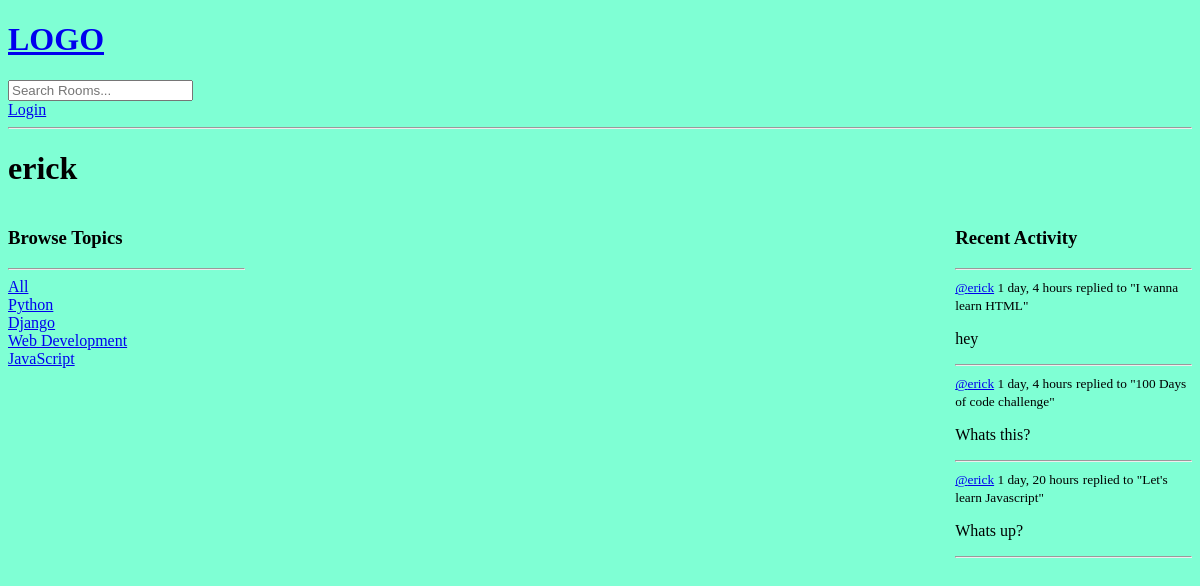
Before: /profile/3/ with the older database file.
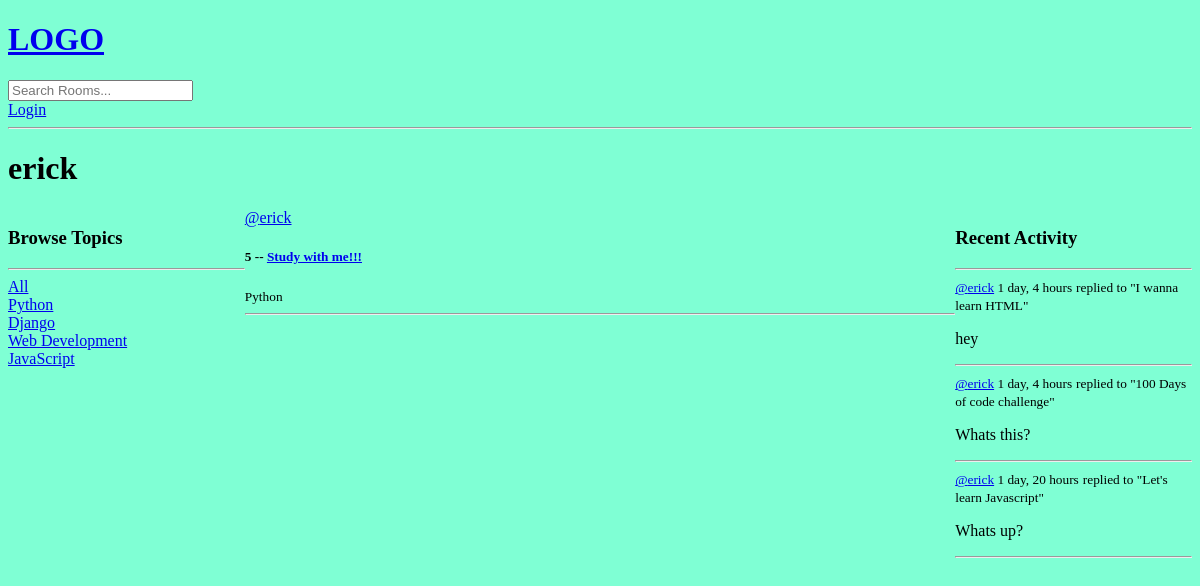
After: the same page with the newer database file.
### base/models.py (models this page shows, shortened)
class Topic(models.Model):
    name = models.CharField(max_length=200)

class Message(models.Model):
    user = models.ForeignKey(User, on_delete=models.CASCADE)
    room = models.ForeignKey(Room, on_delete=models.CASCADE)
    body = models.TextField()
    updated = models.DateTimeField(auto_now=True)
    created = models.DateTimeField(auto_now_add=True)
    class Meta:
        ordering = ['-updated', '-created']
    def __str__(self) -> str:
        return self.body[:50]

class Room(models.Model):
    host = models.ForeignKey(User, on_delete=models.SET_NULL, null=True)
    topic = models.ForeignKey(Topic, on_delete=models.SET_NULL, null=True)
    name = models.CharField(max_length=200)
    description = models.TextField(null=True, blank=True)
    participants = models.ManyToManyField(User, related_name='participants', blank=True)
    updated = models.DateTimeField(auto_now=True)
    created = models.DateTimeField(auto_now_add=True)
    class Meta:
        ordering = ['-updated', '-created']
    def __str__(self) -> str:
        return self.name

### base/views.py (the view)
# urls.py: path('profile/<str:pk>/', views.userProfile, name="user-profile"),
def userProfile(request, pk):
    user = User.objects.get(id=pk)
    rooms = user.room_set.all()
    room_messages = user.message_set.all()
    topics = Topic.objects.all()
    context = {'user': user, 'rooms': rooms, 'room_messages': room_messages, 'topics': topics}
    return render(request, 'base/profile.html', context)

### base/templates/base/profile.html (shortened to what this page needs)
<!DOCTYPE html>
<html lang="en">
<head>
</head>
<body>
    {% extends 'main.html' %}
    {% block content %}
    <h1>{{user.username}}</h1>
    <div class="profile-container">
        <div>
            {% include 'base/topics_component.html' %}
        </div>
        <div>
            {% include 'base/feed_component.html' %}
        </div>
        <div>
            {% include 'base/activity_component.html' %}
        </div>
    </div>
    {% endblock content%}

### base/templates/base/topics_component.html (shortened to what this page needs)
<!DOCTYPE html>
<html lang="en">
<head>
</head>
<body>
    <h3>Browse Topics</h3>
    <hr>
    <div>
        <a href="{% url 'home' %}">All</a>
    </div>
    {% for topic in topics %}
        <div>
            <a href="{% url 'home' %}?q={{topic.name}}">{{topic.name}}</a>
        </div>
    {% endfor %}
</body>
</html>

### base/templates/base/feed_component.html (shortened to what this page needs)
<!DOCTYPE html>
<html lang="en">
<head>
</head>
<body>
    <div>
        {% for room in rooms %}
            <div>
                <a href="{% url 'user-profile' room.host.id %}">@{{room.host.username}}</a>
                <h5>{{room.id}} -- <a href="{% url 'room' room.id %}">{{room.name}}</a> </h5>
                <small>{{room.topic.name}}</small>
                <hr>
            </div>
        {% endfor %}
    </div>
</body>
</html>

### base/templates/base/activity_component.html (shortened to what this page needs)
<!DOCTYPE html>
<html lang="en">
<head>
</head>
<body>
    <h3>Recent Activity</h3>
    <hr>
    {% for message in room_messages %}
        <div>
            <small><a href="{% url 'user-profile' message.user.id %}">@{{message.user}}</a> {{message.created|timesince}}</small>
            <small>replied to "{{message.room}}"</small>
            <p>{{message}}</p>
            <hr>
        </div>
    {% endfor %}
</body>
</html>

Changed rows visible on the page:
added Room: host.username "erick", id "5", name "Study with me!!!", topic.name "Python"
